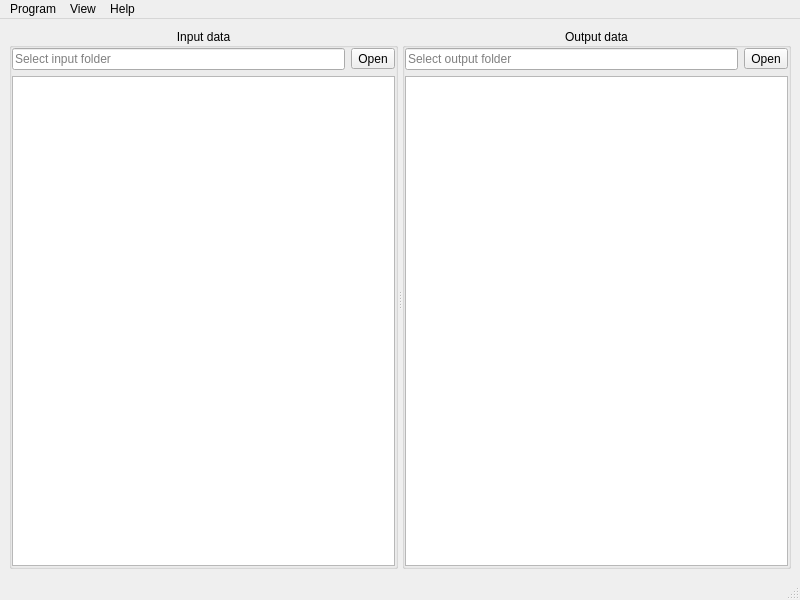
<?xml version="1.0" encoding="UTF-8"?>
<ui version="4.0">
 <class>MainWindow</class>
 <widget class="QMainWindow" name="MainWindow">
  <property name="geometry">
   <rect>
    <x>0</x>
    <y>0</y>
    <width>800</width>
    <height>600</height>
   </rect>
  </property>
  <property name="windowTitle">
   <string notr="true">Scancentre Katalogi</string>
  </property>
  <property name="windowIcon">
   <iconset theme="folder">
    <normaloff>.</normaloff>.</iconset>
  </property>
  <property name="toolButtonStyle">
   <enum>Qt::ToolButtonFollowStyle</enum>
  </property>
  <property name="documentMode">
   <bool>true</bool>
  </property>
  <property name="dockNestingEnabled">
   <bool>true</bool>
  </property>
  <property name="unifiedTitleAndToolBarOnMac">
   <bool>true</bool>
  </property>
  <widget class="QWidget" name="centralwidget">
   <layout class="QGridLayout" name="gridLayout">
    <item row="0" column="0">
     <widget class="QSplitter" name="splitter">
      <property name="orientation">
       <enum>Qt::Horizontal</enum>
      </property>
      <widget class="QGroupBox" name="srcBox">
       <property name="title">
        <string>Input data</string>
       </property>
       <property name="alignment">
        <set>Qt::AlignCenter</set>
       </property>
       <property name="flat">
        <bool>true</bool>
       </property>
       <layout class="QGridLayout" name="srcLayout">
        <property name="leftMargin">
         <number>0</number>
        </property>
        <property name="topMargin">
         <number>0</number>
        </property>
        <property name="rightMargin">
         <number>0</number>
        </property>
        <property name="bottomMargin">
         <number>0</number>
        </property>
        <item row="0" column="0">
         <widget class="QLineEdit" name="srcEdit">
          <property name="readOnly">
           <bool>true</bool>
          </property>
          <property name="placeholderText">
           <string>Select input folder</string>
          </property>
         </widget>
        </item>
        <item row="0" column="1">
         <widget class="QToolButton" name="srcButton">
          <property name="text">
           <string>Open</string>
          </property>
          <property name="icon">
           <iconset theme="document-open">
            <normaloff>.</normaloff>.</iconset>
          </property>
         </widget>
        </item>
        <item row="1" column="0" colspan="2">
         <widget class="QTreeView" name="srcView">
          <property name="sortingEnabled">
           <bool>true</bool>
          </property>
          <property name="animated">
           <bool>true</bool>
          </property>
         </widget>
        </item>
       </layout>
      </widget>
      <widget class="QGroupBox" name="dstBox">
       <property name="title">
        <string>Output data</string>
       </property>
       <property name="alignment">
        <set>Qt::AlignCenter</set>
       </property>
       <property name="flat">
        <bool>true</bool>
       </property>
       <layout class="QGridLayout" name="dstLayout">
        <property name="leftMargin">
         <number>0</number>
        </property>
        <property name="topMargin">
         <number>0</number>
        </property>
        <property name="rightMargin">
         <number>0</number>
        </property>
        <property name="bottomMargin">
         <number>0</number>
        </property>
        <item row="0" column="0">
         <widget class="QLineEdit" name="dstEdit">
          <property name="readOnly">
           <bool>true</bool>
          </property>
          <property name="placeholderText">
           <string>Select output folder</string>
          </property>
         </widget>
        </item>
        <item row="0" column="1">
         <widget class="QToolButton" name="dstButton">
          <property name="text">
           <string>Open</string>
          </property>
          <property name="icon">
           <iconset theme="document-open">
            <normaloff>.</normaloff>.</iconset>
          </property>
         </widget>
        </item>
        <item row="1" column="0" colspan="2">
         <widget class="QTreeView" name="dstView"/>
        </item>
       </layout>
      </widget>
     </widget>
    </item>
   </layout>
  </widget>
  <widget class="QMenuBar" name="menubar">
   <property name="geometry">
    <rect>
     <x>0</x>
     <y>0</y>
     <width>800</width>
     <height>23</height>
    </rect>
   </property>
   <widget class="QMenu" name="menuProgram">
    <property name="title">
     <string>Program</string>
    </property>
    <addaction name="actionProceed"/>
    <addaction name="actionPreferences"/>
    <addaction name="separator"/>
    <addaction name="actionExit"/>
   </widget>
   <widget class="QMenu" name="menuHelp">
    <property name="title">
     <string>Help</string>
    </property>
    <addaction name="actionAbout"/>
   </widget>
   <widget class="QMenu" name="menuView">
    <property name="title">
     <string>View</string>
    </property>
    <addaction name="actionDbclick"/>
   </widget>
   <addaction name="menuProgram"/>
   <addaction name="menuView"/>
   <addaction name="menuHelp"/>
  </widget>
  <widget class="QStatusBar" name="statusbar"/>
  <action name="actionPreferences">
   <property name="icon">
    <iconset theme="preferences-system">
     <normaloff>.</normaloff>.</iconset>
   </property>
   <property name="text">
    <string>Preferences</string>
   </property>
   <property name="toolTip">
    <string>Open preferences dialog</string>
   </property>
  </action>
  <action name="actionProceed">
   <property name="icon">
    <iconset theme="system-run">
     <normaloff>.</normaloff>.</iconset>
   </property>
   <property name="text">
    <string>Proceed</string>
   </property>
   <property name="toolTip">
    <string>Process all input data</string>
   </property>
  </action>
  <action name="actionAbout">
   <property name="icon">
    <iconset theme="help-about">
     <normaloff>.</normaloff>.</iconset>
   </property>
   <property name="text">
    <string>About</string>
   </property>
   <property name="toolTip">
    <string>Show about dialog</string>
   </property>
   <property name="shortcut">
    <string>F1</string>
   </property>
  </action>
  <action name="actionExit">
   <property name="icon">
    <iconset theme="application-exit">
     <normaloff>.</normaloff>.</iconset>
   </property>
   <property name="text">
    <string>Exit</string>
   </property>
   <property name="toolTip">
    <string>Exit program</string>
   </property>
   <property name="shortcut">
    <string>Ctrl+Q</string>
   </property>
  </action>
  <action name="actionDbclick">
   <property name="checkable">
    <bool>true</bool>
   </property>
   <property name="icon">
    <iconset theme="document-open">
     <normaloff>.</normaloff>.</iconset>
   </property>
   <property name="text">
    <string>Open items</string>
   </property>
   <property name="toolTip">
    <string>Open filesystem items on double click</string>
   </property>
  </action>
 </widget>
 <tabstops>
  <tabstop>srcEdit</tabstop>
  <tabstop>srcButton</tabstop>
  <tabstop>srcView</tabstop>
  <tabstop>dstEdit</tabstop>
  <tabstop>dstButton</tabstop>
  <tabstop>dstView</tabstop>
 </tabstops>
 <resources/>
 <connections/>
</ui>
